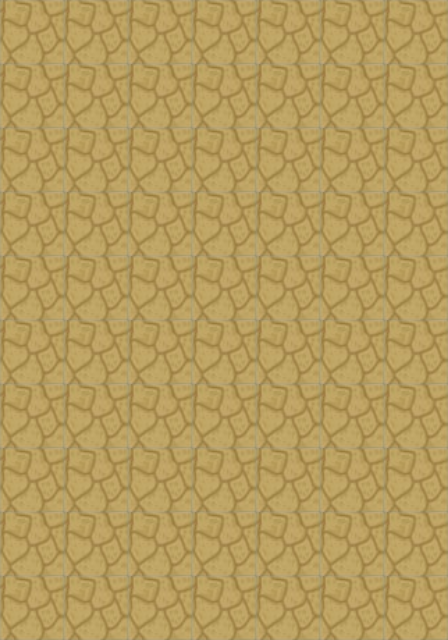

Rendered tile map (Tiled .tmx) drawn with the repository's tilesets; below, a short description and the full map source, tile grids included:
An orthogonal 7x10 tile map with 64x64 px tiles, 1 tile layer (Tile Layer 1).

<map version="1.9" tiledversion="1.9.2" orientation="orthogonal" renderorder="right-down" width="7" height="10" tilewidth="64" tileheight="64" infinite="0" nextlayerid="2" nextobjectid="1">
 <tileset firstgid="1" source="terrain.tsx" />
 <layer id="1" name="Tile Layer 1" width="7" height="10">
  <data encoding="csv">
1,1,1,1,1,1,1,
1,1,1,1,1,1,1,
1,1,1,1,1,1,1,
1,1,1,1,1,1,1,
1,1,1,1,1,1,1,
1,1,1,1,1,1,1,
1,1,1,1,1,1,1,
1,1,1,1,1,1,1,
1,1,1,1,1,1,1,
1,1,1,1,1,1,1
</data>
 </layer>
</map>